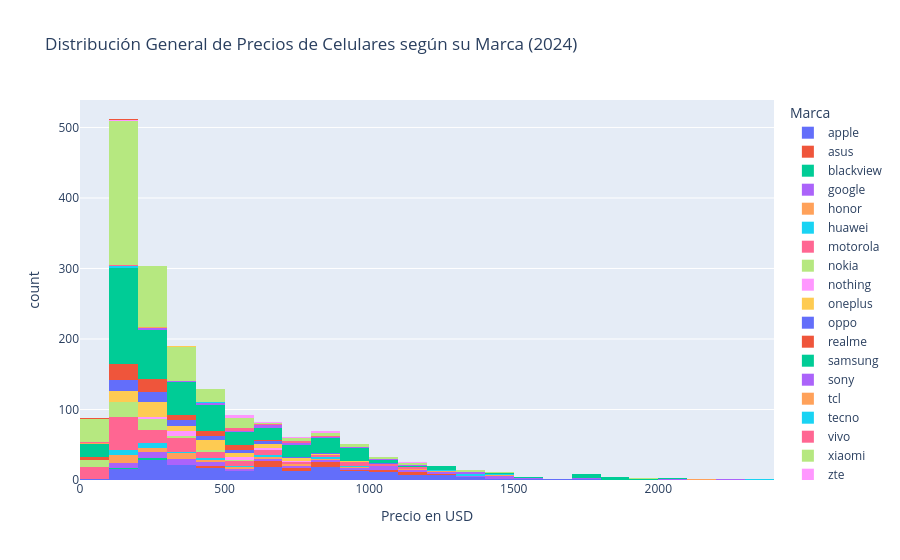

The code cell stored with this chart in its notebook:
### Markdown cell above
### Rango de precios por marca de teléfono

### Code cell
# Histograma interactivo de precios segmentado por marcas reconocidas

fig_precios_marcas = px.histogram(
    df_limpio, 
    x='price_usd', 
    color='phone_brand', # Segmentación por bloques de color.
    title='Distribución General de Precios de Celulares según su Marca (2024)',
    labels={'price_usd': 'Precio en USD', 'count': 'Cantidad de Modelos', 'phone_brand': 'Marca'},
    barmode='stack',     # Apila los bloques de color uno encima del otro
    nbins=30             # Agrupa los precios en 30 barras para que la distribución sea fluida
)

# Mostrar el gráfico interactivo en el notebook
fig_precios_marcas.show()

### Figure 1 — Plotly figure (JSON) as saved in the notebook; plotly's stock layout.template omitted (floating-point values rounded to 4 significant figures; data arrays with more than 128 entries replaced by an {"elided": "..."} marker saying what was removed)
{"data": [{"bingroup": "x", "hovertemplate": "Marca=apple<br>Precio en USD=%{x}<br>count=%{y}<extra></extra>", "legendgroup": "apple", "marker": {"color": "#636efa", "pattern": {"shape": ""}}, "name": "apple", "nbinsx": 30, "orientation": "v", "showlegend": true, "type": "histogram", "x": {"elided": "194 float values"}, "xaxis": "x", "yaxis": "y"}, {"bingroup": "x", "hovertemplate": "Marca=asus<br>Precio en USD=%{x}<br>count=%{y}<extra></extra>", "legendgroup": "asus", "marker": {"color": "#EF553B", "pattern": {"shape": ""}}, "name": "asus", "nbinsx": 30, "orientation": "v", "showlegend": true, "type": "histogram", "x": [499.7, 405.1, 445.0, 606.1, 723.6, 603.6, 632.9, 686.9, 762.5, 1296.0, 808.9, 888.0, 658.0, 659.0, 814.0, 800.0, 1054.0, 700.0, 697.0, 1165.0, 716.1, 1165.0, 822.9, 1102.0, 857.8, 842.5, 933.2, 1190.0, 891.1, 1060.0, 1097.0], "xaxis": "x", "yaxis": "y"}, {"bingroup": "x", "hovertemplate": "Marca=blackview<br>Precio en USD=%{x}<br>count=%{y}<extra></extra>", "legendgroup": "blackview", "marker": {"color": "#00cc96", "pattern": {"shape": ""}}, "name": "blackview", "nbinsx": 30, "orientation": "v", "showlegend": true, "type": "histogram", "x": [246.3, 276.6, 146.4], "xaxis": "x", "yaxis": "y"}, {"bingroup": "x", "hovertemplate": "Marca=google<br>Precio en USD=%{x}<br>count=%{y}<extra></extra>", "legendgroup": "google", "marker": {"color": "#ab63fa", "pattern": {"shape": ""}}, "name": "google", "nbinsx": 30, "orientation": "v", "showlegend": true, "type": "histogram", "x": [544.0, 198.5, 162.4, 209.9, 2042.0, 803.3, 1099.0, 1272.0, 1435.0, 1038.0, 1162.0, 1500.0, 648.2, 756.4, 852.3, 456.6, 1274.0, 298.4, 369.9, 398.6, 456.8, 322.9, 374.9, 122.0, 600.0, 108.0, 199.1, 1799.0, 755.0, 1083.0, 1060.0, 1199.0, 1319.0, 459.9, 494.9, 610.0, 999.0, 1059.0, 1179.0, 332.0, 618.0, 204.9, 270.0, 298.3, 360.0, 899.0, 999.0, 245.5, 452.4, 197.7, 125.7, 207.4, 2267.0, 1036.0, 1295.0, 1425.0, 1580.0, 1425.0, 1541.0, 1710.0, 580.7, 750.5, 395.3, 946.2, 219.1, 335.7, 358.8, 421.2, 283.8], "xaxis": "x", "yaxis": "y"}, {"bingroup": "x", "hovertemplate": "Marca=honor<br>Precio en USD=%{x}<br>count=%{y}<extra></extra>", "legendgroup": "honor", "marker": {"color": "#FFA15A", "pattern": {"shape": ""}}, "name": "honor", "nbinsx": 30, "orientation": "v", "showlegend": true, "type": "histogram", "x": [227.9, 230.4, 192.2, 248.4, 156.1, 648.0, 172.8, 315.9, 151.1, 261.3, 210.0, 860.1, 572.3, 517.3, 669.6, 2116.0, 1259.0, 185.9, 620.0, 330.0, 370.0, 999.0, 999.0, 405.0, 490.0, 190.0, 290.0, 349.0, 845.0, 1148.0, 369.5, 355.6, 302.3, 127.7, 777.1, 335.7, 181.5, 167.2, 572.6, 2189.0, 1293.0, 440.7, 759.0, 175.0, 177.9, 179.1, 1459.0], "xaxis": "x", "yaxis": "y"}, {"bingroup": "x", "hovertemplate": "Marca=huawei<br>Precio en USD=%{x}<br>count=%{y}<extra></extra>", "legendgroup": "huawei", "marker": {"color": "#19d3f3", "pattern": {"shape": ""}}, "name": "huawei", "nbinsx": 30, "orientation": "v", "showlegend": true, "type": "histogram", "x": [805.7, 239.8, 1144.0, 186.3, 123.7, 161.2, 662.8, 205.2, 434.1, 216.0, 2354.0, 215.9, 394.2, 1382.0, 991.5, 270.0, 1290.0, 700.0, 180.0, 187.3, 609.2, 255.6, 745.3, 582.0, 1365.0, 139.5, 486.4, 807.0, 310.4, 1440.0, 1300.0, 900.0], "xaxis": "x", "yaxis": "y"}, {"bingroup": "x", "hovertemplate": "Marca=motorola<br>Precio en USD=%{x}<br>count=%{y}<extra></extra>", "legendgroup": "motorola", "marker": {"color": "#FF6692", "pattern": {"shape": ""}}, "name": "motorola", "nbinsx": 30, "orientation": "v", "showlegend": true, "type": "histogram", "x": {"elided": "142 float values"}, "xaxis": "x", "yaxis": "y"}, {"bingroup": "x", "hovertemplate": "Marca=nokia<br>Precio en USD=%{x}<br>count=%{y}<extra></extra>", "legendgroup": "nokia", "marker": {"color": "#B6E880", "pattern": {"shape": ""}}, "name": "nokia", "nbinsx": 30, "orientation": "v", "showlegend": true, "type": "histogram", "x": [269.2, 204.1, 162.0, 117.2, 97.53, 118.8, 296.1, 142.9, 269.9, 323.8, 131.8, 275.2, 111.2, 103.7, 97.97, 183.5, 96.26, 112.2, 399.0, 240.0, 110.3, 125.7, 529.0, 56.87, 170.0, 400.0, 300.0, 190.2, 490.0, 255.0, 233.0, 160.0, 220.0, 257.9, 168.5, 98.51, 96.55, 229.4, 154.2, 165.8, 110.1, 265.7, 73.88, 85.81, 102.4, 90.73, 142.6, 279.9, 115.1, 291.4, 241.3, 162.0], "xaxis": "x", "yaxis": "y"}, {"bingroup": "x", "hovertemplate": "Marca=nothing<br>Precio en USD=%{x}<br>count=%{y}<extra></extra>", "legendgroup": "nothing", "marker": {"color": "#FF97FF", "pattern": {"shape": ""}}, "name": "nothing", "nbinsx": 30, "orientation": "v", "showlegend": true, "type": "histogram", "x": [258.1, 350.7, 463.3, 330.5, 301.2, 381.6, 562.6, 648.9, 350.0, 529.0, 349.5, 590.0, 634.5, 270.9, 515.9, 385.4, 251.6, 374.6, 741.4, 645.8], "xaxis": "x", "yaxis": "y"}, {"bingroup": "x", "hovertemplate": "Marca=oneplus<br>Precio en USD=%{x}<br>count=%{y}<extra></extra>", "legendgroup": "oneplus", "marker": {"color": "#FECB52", "pattern": {"shape": ""}}, "name": "oneplus", "nbinsx": 30, "orientation": "v", "showlegend": true, "type": "histogram", "x": [482.8, 280.8, 439.5, 622.1, 168.4, 259.2, 154.4, 279.7, 410.4, 248.4, 305.6, 189.6, 603.5, 909.5, 172.8, 213.0, 357.9, 272.4, 680.4, 432.7, 628.5, 210.0, 221.8, 137.0, 296.4, 203.1, 495.0, 150.0, 360.0, 239.9, 750.0, 200.0, 129.9, 185.0, 405.0, 420.0, 219.9, 430.0, 500.0, 650.0, 800.0, 200.0, 259.9, 600.0, 595.0, 553.9, 425.0, 235.0, 167.6, 897.0, 499.9, 550.0, 556.1, 278.7, 435.6, 863.1, 193.1, 193.1, 159.4, 241.1, 480.2, 362.6, 311.0, 644.2, 970.9, 159.4, 254.0, 543.1, 269.9, 734.8, 590.6, 744.5, 272.2, 219.1, 375.8, 291.6, 414.8], "xaxis": "x", "yaxis": "y"}, {"bingroup": "x", "hovertemplate": "Marca=oppo<br>Precio en USD=%{x}<br>count=%{y}<extra></extra>", "legendgroup": "oppo", "marker": {"color": "#636efa", "pattern": {"shape": ""}}, "name": "oppo", "nbinsx": 30, "orientation": "v", "showlegend": true, "type": "histogram", "x": [264.6, 90.9, 156.6, 183.6, 135.5, 634.0, 168.9, 144.7, 361.6, 255.7, 232.2, 409.2, 259.2, 530.0, 756.0, 253.0, 183.6, 329.9, 326.2, 215.9, 293.0, 350.0, 180.0, 441.0, 539.0, 359.2, 495.0, 1070.0, 530.0, 372.7, 620.0, 849.0, 428.4, 660.0, 405.0, 129.6, 129.6, 142.7, 155.4, 129.6, 661.0, 110.2, 142.6, 245.0, 402.9, 167.1, 258.3, 291.6, 246.3, 518.5, 330.5, 282.6, 150.4, 305.9, 208.7, 348.7, 239.5], "xaxis": "x", "yaxis": "y"}, {"bingroup": "x", "hovertemplate": "Marca=realme<br>Precio en USD=%{x}<br>count=%{y}<extra></extra>", "legendgroup": "realme", "marker": {"color": "#EF553B", "pattern": {"shape": ""}}, "name": "realme", "nbinsx": 30, "orientation": "v", "showlegend": true, "type": "histogram", "x": [102.6, 247.3, 313.6, 286.2, 156.6, 441.7, 308.9, 162.0, 108.0, 410.4, 77.38, 518.4, 637.2, 224.1, 162.0, 259.2, 160.9, 463.1, 121.2, 399.6, 124.2, 257.0, 259.2, 118.0, 241.4, 361.7, 471.4, 143.5, 539.0, 200.0, 535.0, 540.0, 215.0, 655.0, 266.1, 279.0, 209.8, 180.0, 109.0, 90.0, 250.0, 361.0, 275.0, 160.0, 153.3, 324.6, 586.8, 164.3, 480.5, 98.56, 417.5, 89.09, 128.6, 245.4, 314.7, 269.6, 168.5, 552.5, 572.0, 412.4, 220.4, 201.4, 121.3, 162.1, 134.5, 220.8, 122.6], "xaxis": "x", "yaxis": "y"}, {"bingroup": "x", "hovertemplate": "Marca=samsung<br>Precio en USD=%{x}<br>count=%{y}<extra></extra>", "legendgroup": "samsung", "marker": {"color": "#00cc96", "pattern": {"shape": ""}}, "name": "samsung", "nbinsx": 30, "orientation": "v", "showlegend": true, "type": "histogram", "x": {"elided": "428 float values"}, "xaxis": "x", "yaxis": "y"}, {"bingroup": "x", "hovertemplate": "Marca=sony<br>Precio en USD=%{x}<br>count=%{y}<extra></extra>", "legendgroup": "sony", "marker": {"color": "#ab63fa", "pattern": {"shape": ""}}, "name": "sony", "nbinsx": 30, "orientation": "v", "showlegend": true, "type": "histogram", "x": [1132.0, 645.3, 1050.0, 754.9, 208.8, 453.1, 489.8, 975.0, 749.0, 640.0, 1400.0, 839.0, 330.0, 630.0, 689.0, 550.0, 904.0, 1373.0, 877.5, 1043.0, 711.6, 283.9, 326.5, 427.7], "xaxis": "x", "yaxis": "y"}, {"bingroup": "x", "hovertemplate": "Marca=tcl<br>Precio en USD=%{x}<br>count=%{y}<extra></extra>", "legendgroup": "tcl", "marker": {"color": "#FFA15A", "pattern": {"shape": ""}}, "name": "tcl", "nbinsx": 30, "orientation": "v", "showlegend": true, "type": "histogram", "x": [92.56, 250.4, 90.72, 212.4], "xaxis": "x", "yaxis": "y"}, {"bingroup": "x", "hovertemplate": "Marca=tecno<br>Precio en USD=%{x}<br>count=%{y}<extra></extra>", "legendgroup": "tecno", "marker": {"color": "#19d3f3", "pattern": {"shape": ""}}, "name": "tecno", "nbinsx": 30, "orientation": "v", "showlegend": true, "type": "histogram", "x": [496.8, 124.1, 118.6, 172.8, 157.6], "xaxis": "x", "yaxis": "y"}, {"bingroup": "x", "hovertemplate": "Marca=vivo<br>Precio en USD=%{x}<br>count=%{y}<extra></extra>", "legendgroup": "vivo", "marker": {"color": "#FF6692", "pattern": {"shape": ""}}, "name": "vivo", "nbinsx": 30, "orientation": "v", "showlegend": true, "type": "histogram", "x": [520.1, 732.2, 142.6, 523.3, 752.8, 888.9, 69.3, 649.6, 597.0, 760.0, 584.8, 592.0], "xaxis": "x", "yaxis": "y"}, {"bingroup": "x", "hovertemplate": "Marca=xiaomi<br>Precio en USD=%{x}<br>count=%{y}<extra></extra>", "legendgroup": "xiaomi", "marker": {"color": "#B6E880", "pattern": {"shape": ""}}, "name": "xiaomi", "nbinsx": 30, "orientation": "v", "showlegend": true, "type": "histogram", "x": {"elided": "427 float values"}, "xaxis": "x", "yaxis": "y"}, {"bingroup": "x", "hovertemplate": "Marca=zte<br>Precio en USD=%{x}<br>count=%{y}<extra></extra>", "legendgroup": "zte", "marker": {"color": "#FF97FF", "pattern": {"shape": ""}}, "name": "zte", "nbinsx": 30, "orientation": "v", "showlegend": true, "type": "histogram", "x": [115.5, 540.0, 547.5, 127.4, 808.9, 749.0, 579.4, 758.3, 841.2, 676.6, 854.2, 1165.0, 515.0], "xaxis": "x", "yaxis": "y"}, {"bingroup": "x", "hovertemplate": "Marca=htc<br>Precio en USD=%{x}<br>count=%{y}<extra></extra>", "legendgroup": "htc", "marker": {"color": "#FECB52", "pattern": {"shape": ""}}, "name": "htc", "nbinsx": 30, "orientation": "v", "showlegend": true, "type": "histogram", "x": [399.0], "xaxis": "x", "yaxis": "y"}, {"bingroup": "x", "hovertemplate": "Marca=cubot<br>Precio en USD=%{x}<br>count=%{y}<extra></extra>", "legendgroup": "cubot", "marker": {"color": "#636efa", "pattern": {"shape": ""}}, "name": "cubot", "nbinsx": 30, "orientation": "v", "showlegend": true, "type": "histogram", "x": [208.8], "xaxis": "x", "yaxis": "y"}, {"bingroup": "x", "hovertemplate": "Marca=infinix<br>Precio en USD=%{x}<br>count=%{y}<extra></extra>", "legendgroup": "infinix", "marker": {"color": "#EF553B", "pattern": {"shape": ""}}, "name": "infinix", "nbinsx": 30, "orientation": "v", "showlegend": true, "type": "histogram", "x": [92.5, 102.1], "xaxis": "x", "yaxis": "y"}], "layout": {"barmode": "stack", "legend": {"title": {"text": "Marca"}, "tracegroupgap": 0}, "title": {"text": "Distribución General de Precios de Celulares según su Marca (2024)"}, "xaxis": {"anchor": "y", "domain": [0, 1], "title": {"text": "Precio en USD"}}, "yaxis": {"anchor": "x", "domain": [0, 1], "title": {"text": "count"}}}}
